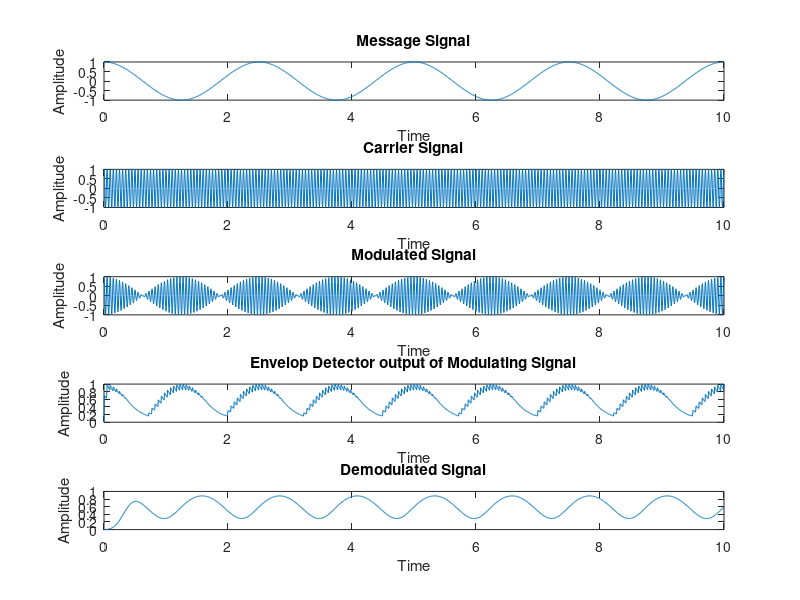

MATLAB code to generate this figure:
clc;
close all;
fm=0.4;
fc=20;
Vm=1;
Vc=1;
fs=160;
t=0:1/fs:10;
m=Vm*cos(2*pi*fm*t);
c=Vc*cos(2*pi*fc*t);
y=ammod(m,fc,fs);
subplot(5,1,1);
plot(t,m);
title('Message Signal');
xlabel('Time');
ylabel('Amplitude');
subplot(5,1,2);
plot(t,c);
title('Carrier Signal');
xlabel('Time');
ylabel('Amplitude');
subplot(5,1,3);
plot(t,y);
title('Modulated Signal');
xlabel('Time');
ylabel('Amplitude');
Vd(1)=0;
for i=2:length(y)
    if y(i)>Vd(i-1)
        Vd(i)=y(i);
    else 
        Vd(i)=Vd(i-1)-0.023*Vd(i-1);
    end
end
       
h=fir1(100,0.0125,'low');
foutputc=filter(h,1,Vd);
subplot(5,1,4);
plot(t,Vd);
title('Envelop Detector output of Modulating Signal');
xlabel('Time');
ylabel('Amplitude');
subplot(5,1,5);
plot(t,foutputc);
title('Demodulated Signal');
xlabel('Time');
ylabel('Amplitude');
